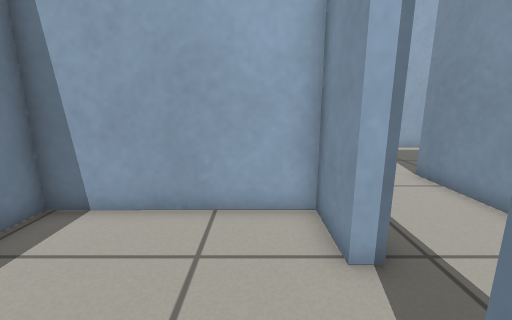
[1] (above)

20 first-person views from a walk through a robot-simulator world made for Gazebo. The camera is 0.64 m above the floor, tilts 12° down and sees 90° across. The floor is counted in squares, 0.25 m on a side. Each view is taken from the middle of a square. On the plan, view 1 faces up. The plan holds only what a view shows up to about 18 squares ahead; the rest is blank. Robots are left out.

[2]
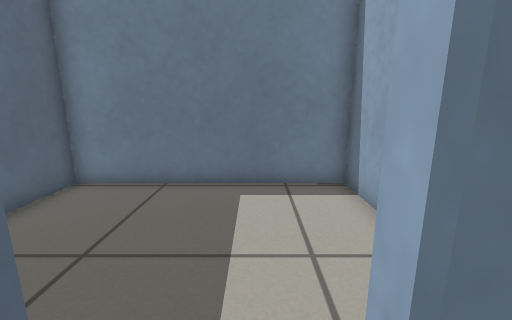

[3]
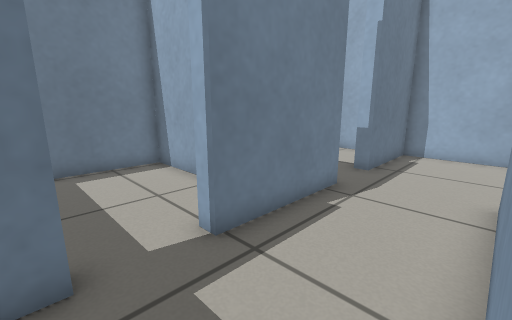

[4]
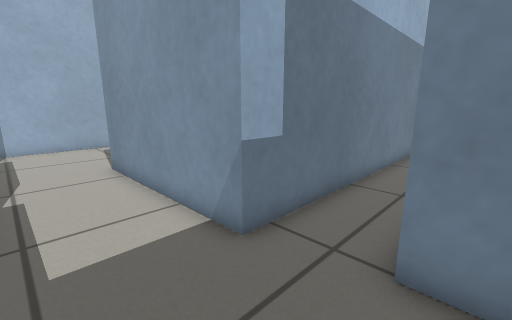

[5]
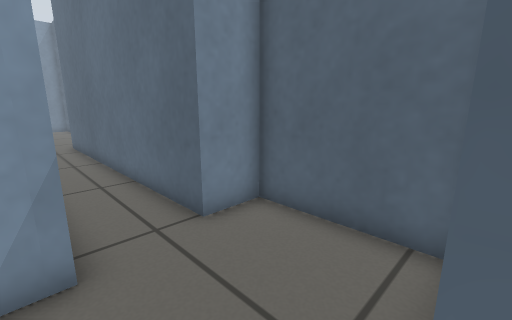

[6]
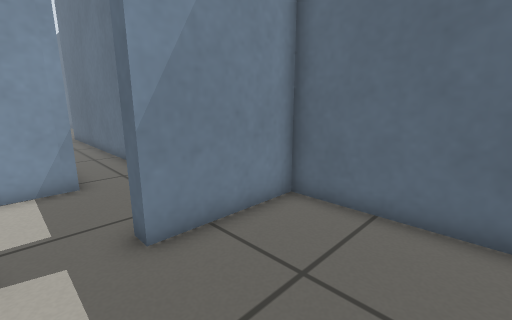

[7]
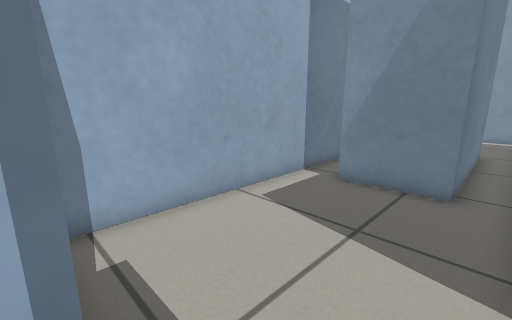

[8]
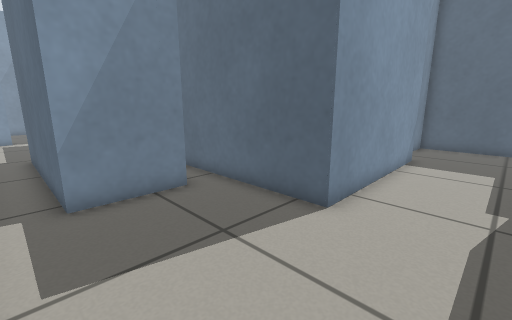

[9]
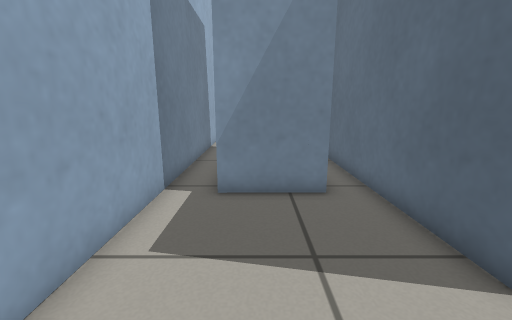

[10]
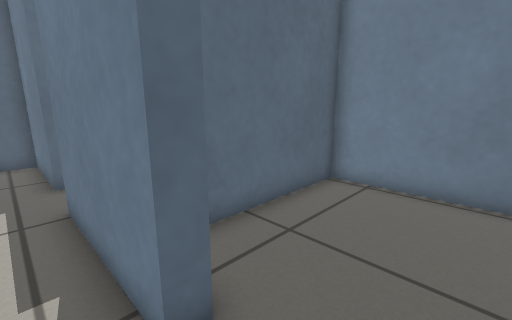

[11]
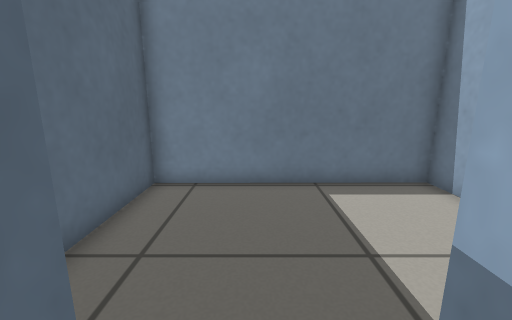

[12]
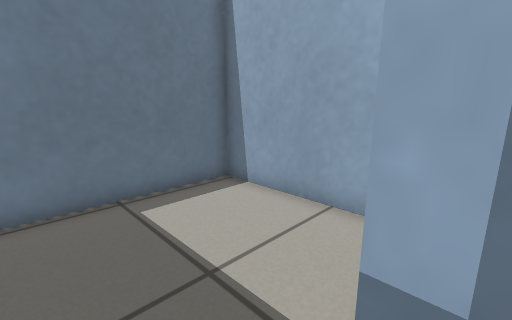

[13]
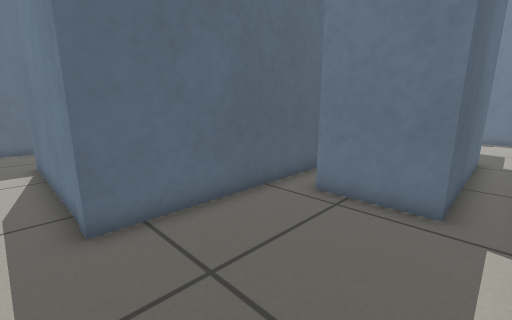

[14]
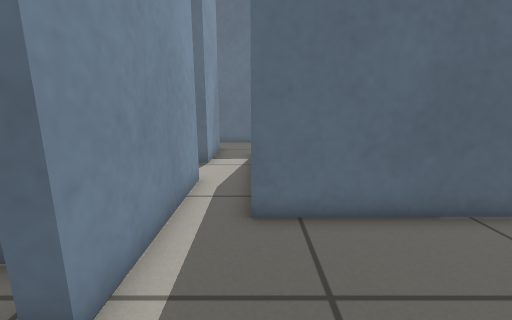

[15]
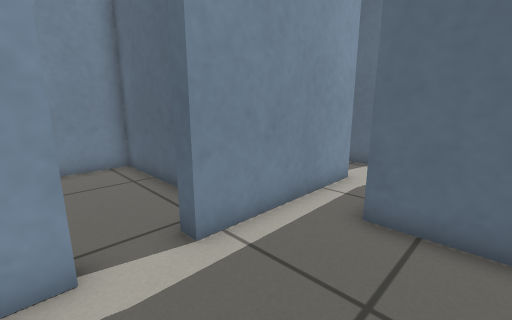

[16]
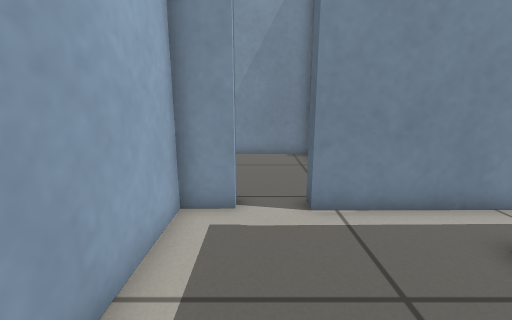

[17]
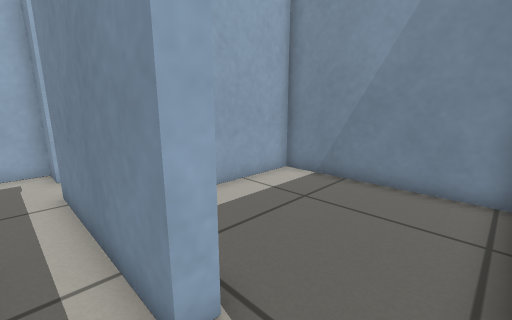

[18]
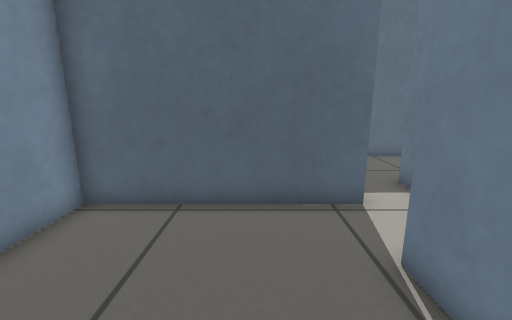

[19]
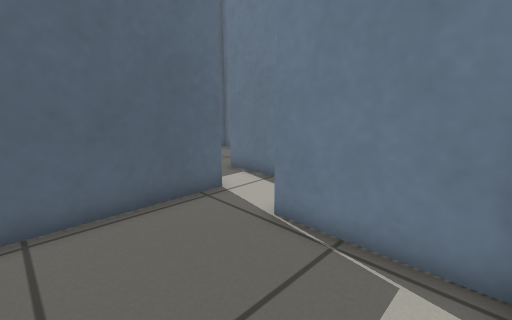

[20]
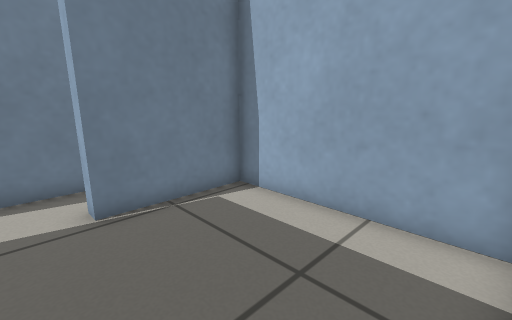

### Floor plan
Ten units are one square. View 1 is at (0, 0); x grows to the right and y downward. Boxes are objects, and circles mark ways between rooms. Rooms are numbered by the first view taken in them; rooms with no view inside come last. Other rooms are left out.
<svg viewBox="-58 -164 398 199">
<path fill="none" stroke="#000" d="M14 -38 14 -60 -53 -60 -52 30 15 30 15 -14M14 -88 21 -88 21 -38 14 -38M103 -109 103 -141M61 -15 60 -94 95 -94M15 -14 21 -14 21 30 68 30 68 11M94 -158 20 -158 21 -112 15 -112M179 -16 61 -15M208 23 208 29 254 29M260 4 260 -16M68 11 208 10M260 -145 260 -159 94 -158M103 -141 183 -142 183 -126M260 -16 260 -36 335 -37 335 -107 266 -106 266 -61 260 -61 260 -126M183 -126 183 -109 103 -109M95 -94 240 -95 241 -15M-1 -158 -53 -158 -53 -66 2 -66"/>
<circle cx="20" cy="-25" r="3" fill="#2a7"/>
<circle cx="65" cy="-5" r="3" fill="#2a7"/>
<circle cx="100" cy="-150" r="3" fill="#2a7"/>
<circle cx="100" cy="-100" r="3" fill="#2a7"/>
<circle cx="20" cy="-100" r="3" fill="#2a7"/>
<circle cx="250" cy="-20" r="3" fill="#2a7"/>
<circle cx="220" cy="-115" r="3" fill="#2a7"/>
<text x="-20" y="-20">1</text>
<text x="50" y="-80">2</text>
<text x="170" y="0">3</text>
<text x="200" y="-140">4</text>
<text x="250" y="-80">5</text>
<text x="-20" y="-120">6</text>
</svg>
Room 1 opens to room 2. Room 2 opens to room 3. Room 2 opens to room 4. Room 2 opens to room 5. Room 2 opens to room 6. Room 3 opens to room 5. Room 4 opens to room 5.

Where each view was taken, in squares from view 1:
view 1: 0 up, 0 right, facing up
view 2: 3 up, 3 right, facing left
view 3: 1 up, 6 right, facing up-left
view 4: 2 down, 3 right, facing up-right
view 5: 2 up, 2 right, facing down-right
view 6: 3 up, 3 left, facing down-right
view 7: 10 up, 2 right, facing up-right
view 8: 15 up, 3 right, facing down-right
view 9: 13 up, 3 right, facing right
view 10: 11 up, 3 right, facing down-left
view 11: 10 up, 3 right, facing left
view 12: 10 up, 2 right, facing up-left
view 13: 15 up, 25 right, facing down-left
view 14: 15 up, 24 right, facing down
view 15: 15 up, 22 right, facing down-right
view 16: 14 up, 20 right, facing right
view 17: 4 up, 25 right, facing up-right
view 18: 10 up, 29 right, facing down
view 19: 10 up, 31 right, facing down-left
view 20: 5 up, 33 right, facing up-left
